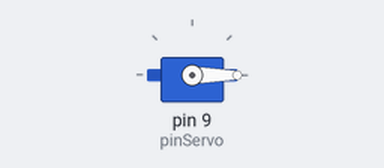
Bench run of a sketch on a simulated Arduino Uno, built with avr-gcc and run on an emulated ATmega328P. Parts: servo.

Above: at 0.05 s.
At 1.5 s:
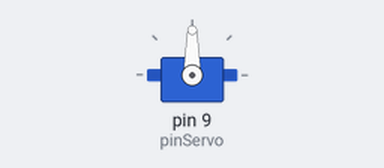
At 3.0 s:
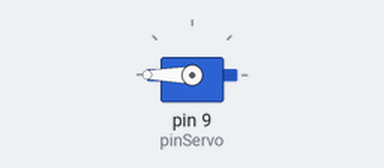
Timing chart, 0 to 6.9 s (numbered marks = the images above):
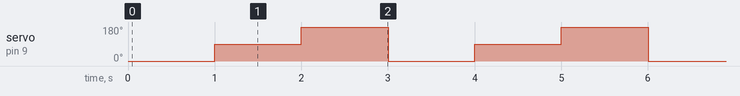

Measured:
- by itself, servo on pin 9 (pinServo): repeats every 3.0 s: 180° 1.0 s, 0° 1.0 s, 90° 1.0 s

The sketch:

servo.ino
```cpp
// (licence header left out)
#include <Servo.h>

Servo miServo;  // Crear objeto servo
int pinServo = 9;  // Pin donde está conectado

void setup() {
  miServo.attach(pinServo);  // Inicializar servo
}

void loop() {
  // Mover a 0 grados
  miServo.write(0);
  delay(1000);

  // Mover a 90 grados
  miServo.write(90);
  delay(1000);

  // Mover a 180 grados
  miServo.write(180);
  delay(1000);
}
```
